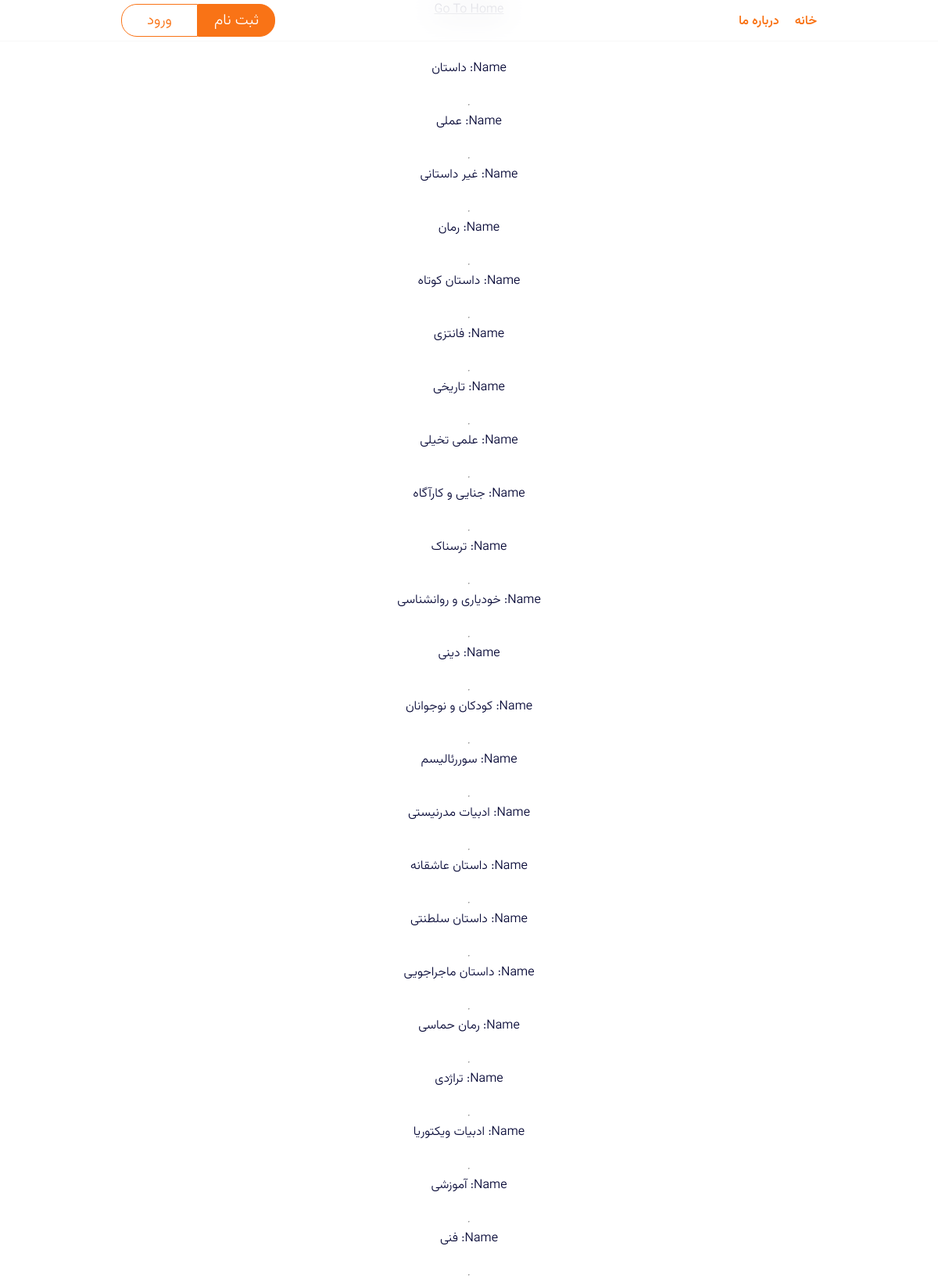
/book/all-genres/, run on the app's committed database.
### book/models.py (models this page shows, shortened)
class Genre(models.Model):
    title = models.CharField(max_length = 60,
                             help_text = 'Enter a book genre (e.g. Science Fiction, French poetry etc.)')

### book/views.py (the view)
# urls.py: path('all-genres/', views.showGenres, name = 'allGenres'),
def showGenres(request):
    genres = Genre.objects.all()
    context = {'genres': genres}
    return render(request, 'book/showGenres.html', context)

### templates/media/book/showGenres.html (shortened to what this page needs)
{% extends 'parents/main.html' %}
{% block content %}
    <a href="{% url 'book:home' %}" class="btn btn-outline-warning">Go To Home</a>
    <br><br>
    {% for genre in genres %}
        <small>Name: <strong>{{ genre.title }}</strong></small><br>
        <hr>
    {% endfor %}
{% endblock %}

### templates/media/parents/main.html (shortened to what this page needs)
<!DOCTYPE html>
<html lang="fa" dir="rtl">
   <head>
      {% include 'partials/header.html' %}
   </head>
   <body>
      <header>
         {% if not request.path == '/account/login/' and not request.path == '/account/sign-up/' and not request.path == '/book/about/' %}
         {% include 'partials/navigations.html' %}
      {% endif %}
      </header>
      {% block content%}{% endblock %}
      {% load sweetify %}
   </body>
</html>

### templates/media/partials/header.html (shortened to what this page needs)
{% load static %}
      <link rel="stylesheet" href="{% static 'asets/style/main-style.css' %}" />
      <link rel="stylesheet" href="{% static 'asets/style/var.css' %}" />
      <link rel="stylesheet" href="{% static 'asets/style/fonts.css' %}" />

### templates/media/partials/navigations.html (shortened to what this page needs)
{% load static %}
      <nav>
         <div class="navigation">
            <div class="nav">
               <ul class="nav-ul">
                  <li><a href="{% url 'book:home' %}">خانه</a></li>
                  <li><a href="{% url 'book:about' %}">درباره ما</a></li>
               </ul>
            </div>
            <div class="navBtns">
               {% if not request.user.is_authenticated %}
                  <div class="log-sin-btns">
                     <a href="{% url 'account:register' %}" class="sign-in">ثبت نام</a>
                     <a href="{% url 'account:login' %}" class="login">ورود</a>
                  </div>
               {% endif %}
            </div>
         </div>
      </nav>

### templates/static/asets/style/main-style.css (style rules this page uses)
html, body, div, span, applet, object, iframe, h1, h2, h3, h4, h5, h6, p, blockquote, pre, a, abbr, acronym, address, big, cite, code, del, dfn, em, img, ins, kbd, q, s, samp, small, strike, strong, sub, sup, tt, var, b, u, i, center, dl, dt, dd, ol, ul, li, fieldset, form, label, legend, table, caption, tbody, tfoot, thead, tr, th, td, article, aside, canvas, details, embed, figure, figcaption, footer, header, hgroup, menu, nav, output, ruby, section, summary, time, mark, audio, video { margin: 0; padding: 0; border: 0; font-size: 100%; font: inherit; vertical-align: baseline; color: var(--primary-text); }
* { box-sizing: border-box; }
ol, ul { list-style: none; }
body { font-family: Vazirmatn300; display: flex; flex-direction: column; justify-content: center; align-items: center; }
html { scale: smooth; }
header { width: 100%; display: flex; flex-direction: column; align-items: center; justify-content: center; }
nav { padding: 5px 15px; width: 100%; position: fixed; top: 0; z-index: 10; font-size: 1.2rem; height: auto; background-color: rgba(255, 255, 255, 0.72); backdrop-filter: blur(20px); -webkit-backdrop-filter: blur(20px); transition: all 0.3s ease; border-bottom: 1px solid #ececec6b; }
.navigation { display: flex; justify-content: space-between; align-items: center; margin: auto; width: 1170px; }
nav .nav ul { display: flex; }
nav .nav ul li { margin-left: 20px; width: auto; height: auto; }
nav .nav ul li:last-child { margin-left: 0px; }
nav .nav ul li a { text-decoration: none; color: var(--primary-blue); transition: linear 0.2s; font-size: 1rem; font-family: Vazirmatn600; }
nav .navBtns a { text-decoration: none; color: var(--primary-blue); }
.navBtns, .log-sin-btns { display: flex; }
nav .navBtns .sign-in { border: var(--border-blue); padding: 5px 20px; border-radius: 0px 20px 20px 0px; color: var(--primary-white); background-color: var(--primary-blue); transition: linear 0.1s; }
nav .navBtns .login { border: var(--border-blue); border-radius: 20px 0px 0px 20px; padding: 5px 32px; transition: linear 0.1s; }
@media (max-width: 1200px) { .navigation { max-width: 890px; } }

### templates/static/asets/style/var.css (style rules this page uses)
:root { --primary-blue : #f97316 ; --primary-white :#fff ; --primary-gray:#ccc ; --primary-red : #FF6A6A; --primary-red-hover: #af4848; --primary-text : #080a38; --hover-blue : #ea580c; --active-blue : #c2410c; --card-shadow-gradient : linear-gradient(359deg, rgba(0, 0, 0, 0.88) 2.56%, rgba(0, 0, 0, 0.04) 47.34%, rgba(217, 217, 217, 0.00) 100%); --shadow-header-filter: drop-shadow(8px 8px 15px rgba(0, 0, 0, 0.39)); --shadow-pro-box:0px 4px 4px 0px rgba(0, 0, 0, 0.25) inset, 0px 4px 4px 0px rgba(0, 0, 0, 0.25); --shadow-product:4px 4px 4px 0px rgba(0, 0, 0, 0.25); --border-blue:1px solid var(--primary-blue); }

### data on the page
Genre: title "داستان"
Genre: title "عملی"
Genre: title "غیر داستانی"
Genre: title "رمان"
Genre: title "داستان کوتاه"
Genre: title "فانتزی"
Genre: title "تاریخی"
Genre: title "علمی تخیلی"
Genre: title "جنایی و کارآگاه"
Genre: title "ترسناک"
Genre: title "خودیاری و روانشناسی"
Genre: title "دینی"
Genre: title "کودکان و نوجوانان"
Genre: title "سوررئالیسم"
Genre: title "ادبیات مدرنیستی"
Genre: title "داستان عاشقانه"
Genre: title "داستان سلطنتی"
Genre: title "داستان ماجراجویی"
Genre: title "رمان حماسی"
Genre: title "تراژدی"
Genre: title "ادبیات ویکتوریا"
Genre: title "آموزشی"
Genre: title "فنی"
